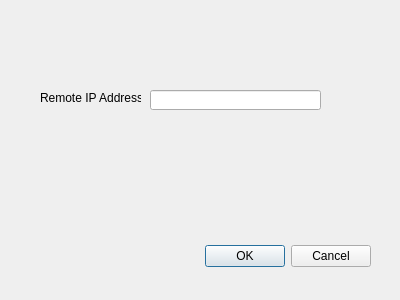
<?xml version="1.0" encoding="UTF-8"?>
<ui version="4.0">
 <class>Dialog</class>
 <widget class="QDialog" name="Dialog">
  <property name="geometry">
   <rect>
    <x>0</x>
    <y>0</y>
    <width>400</width>
    <height>300</height>
   </rect>
  </property>
  <property name="windowTitle">
   <string>Dialog</string>
  </property>
  <widget class="QDialogButtonBox" name="buttonBox">
   <property name="geometry">
    <rect>
     <x>30</x>
     <y>240</y>
     <width>341</width>
     <height>32</height>
    </rect>
   </property>
   <property name="orientation">
    <enum>Qt::Horizontal</enum>
   </property>
   <property name="standardButtons">
    <set>QDialogButtonBox::Cancel|QDialogButtonBox::Ok</set>
   </property>
  </widget>
  <widget class="QLabel" name="label">
   <property name="geometry">
    <rect>
     <x>40</x>
     <y>90</y>
     <width>101</width>
     <height>16</height>
    </rect>
   </property>
   <property name="text">
    <string>Remote IP Address</string>
   </property>
  </widget>
  <widget class="QLineEdit" name="lineEdit">
   <property name="geometry">
    <rect>
     <x>150</x>
     <y>90</y>
     <width>171</width>
     <height>20</height>
    </rect>
   </property>
  </widget>
 </widget>
 <resources/>
 <connections>
  <connection>
   <sender>buttonBox</sender>
   <signal>accepted()</signal>
   <receiver>Dialog</receiver>
   <slot>accept()</slot>
   <hints>
    <hint type="sourcelabel">
     <x>248</x>
     <y>254</y>
    </hint>
    <hint type="destinationlabel">
     <x>157</x>
     <y>274</y>
    </hint>
   </hints>
  </connection>
  <connection>
   <sender>buttonBox</sender>
   <signal>rejected()</signal>
   <receiver>Dialog</receiver>
   <slot>reject()</slot>
   <hints>
    <hint type="sourcelabel">
     <x>316</x>
     <y>260</y>
    </hint>
    <hint type="destinationlabel">
     <x>286</x>
     <y>274</y>
    </hint>
   </hints>
  </connection>
 </connections>
</ui>
